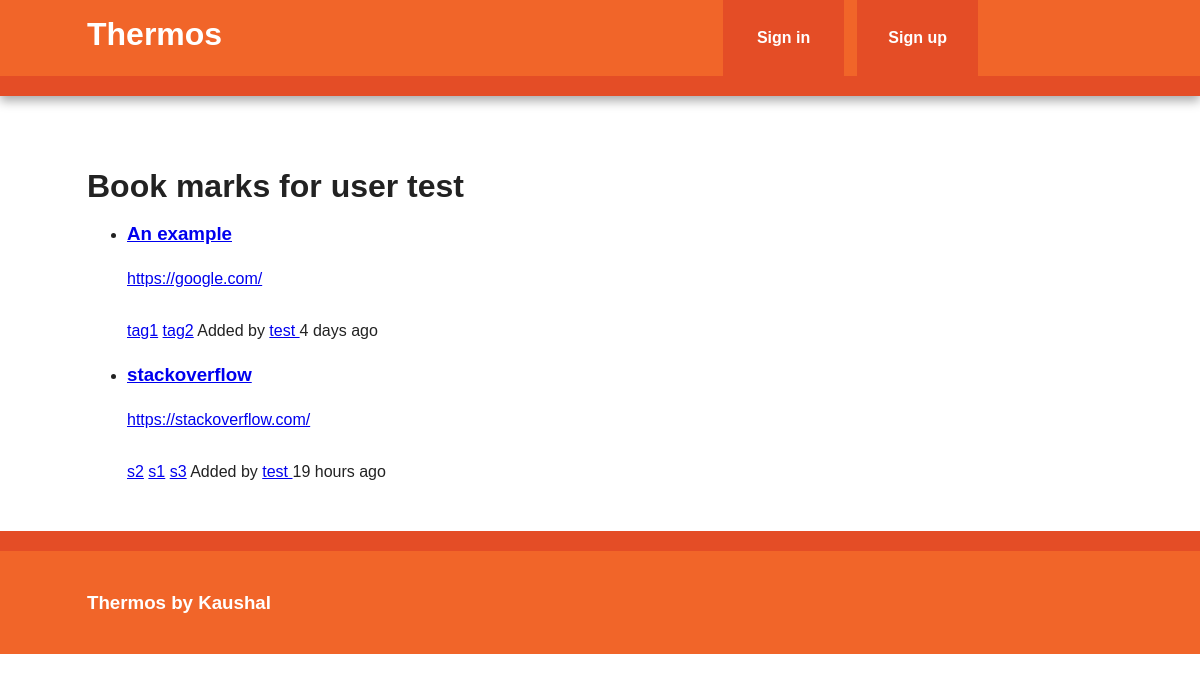
The app's page /user/test with its own data.
### thermos/models.py (models this page shows, shortened)
class User(db.Model, UserMixin):
    id = db.Column(db.Integer, primary_key=True)
    username = db.Column(db.String(30), unique=True)
    email = db.Column(db.String(30), unique=True)
    bookmarks = db.relationship('Bookmark', backref='user', lazy='dynamic')
    password_hash = db.Column(db.String(30))
    @property
    def password(self):
        raise AttributeError("Password : write only field")

class Bookmark(db.Model):
    id = db.Column(db.Integer, primary_key=True)
    url = db.Column(db.Text, nullable=False)
    date = db.Column(db.DateTime, default=datetime.utcnow)
    description = db.Column(db.String(300))
    user_id = db.Column(db.Integer, db.ForeignKey('user.id'), nullable=False)
    _tags = db.relationship('Tag', secondary=tags, backref=db.backref('bookmarks', lazy='dynamic'))
    @property
    def tags(self):
        return ','.join([t.name for t in self._tags])
    @tags.setter
    def tags(self, string):
        if string:
            self._tags = [Tag.get_or_create(name) for name in string.split(',')]
        else:
            self._tags = []

### thermos/user/views.py (the view)
@user.route('/<username>')
def user(username):
    user = User.query.filter_by(username=username).first_or_404()
    return render_template('user.html', user=user)

### thermos/main/views.py (called while the page is built)
@main.app_context_processor
def inject_tags():
    return dict(all_tags=Tag.all)

### thermos/templates/user.html (shortened to what this page needs)
{% extends "base.html" %}
{% block content %}
    <section>
        <h1 style="clear:both">Book marks for user {{ user.username }}</h1>
        {% with bookmarks = user.bookmarks %}
            {% if bookmarks.count()>0  %}
                {% include "bookmark_list.html" %}
            {% else %}
                <p>No bookmarks added yet.</p>
            {% endif %}
        {% endwith %}
    </section>
{% endblock %}

### thermos/templates/bookmark_list.html
<ul class="bookmarks">
    {% for bookmark in bookmarks %}
        <li>
            {% include 'bookmark.html' %}
        </li>
    {% endfor %}
</ul>

### thermos/templates/bookmark.html (shortened to what this page needs)
<a class="header" href="{{ bookmark.url}}">
    <h3 class="description">
        {{ bookmark.description | truncate(50, killwords=True) }}
    </h3>
    <span class="url">
        {{ bookmark.url|truncate(50, killwords=True)}}
    </span>
</a>
<div class="info">
    <br>
    {% for t in bookmark.tags.split(",") %}
        <a href="{{ url_for('bookmark.tag', name=t) }}">{{ t }}</a>
    {% endfor %}
    Added by <a href="{{ url_for('user.user', username=bookmark.user.username) }}">
        {{ bookmark.user.username }}
    </a>
    {{ moment(bookmark.date).fromNow() }}
</div>

### thermos/static/css/main.css (style rules this page uses)
html { color: #222; font-size: 1em; line-height: 1.4; }
body { font: 16px/26px Helvetica, Helvetica Neue, Arial; }

### records on screen
User: username "test"
Bookmark: description "An example", url "https://google.com/", t "tag1" "tag2", user.username "test", date "4 days ago"
Bookmark: description "stackoverflow", url "https://stackoverflow.com/", t "s2" "s1" "s3", user.username "test", date "19 hours ago"
